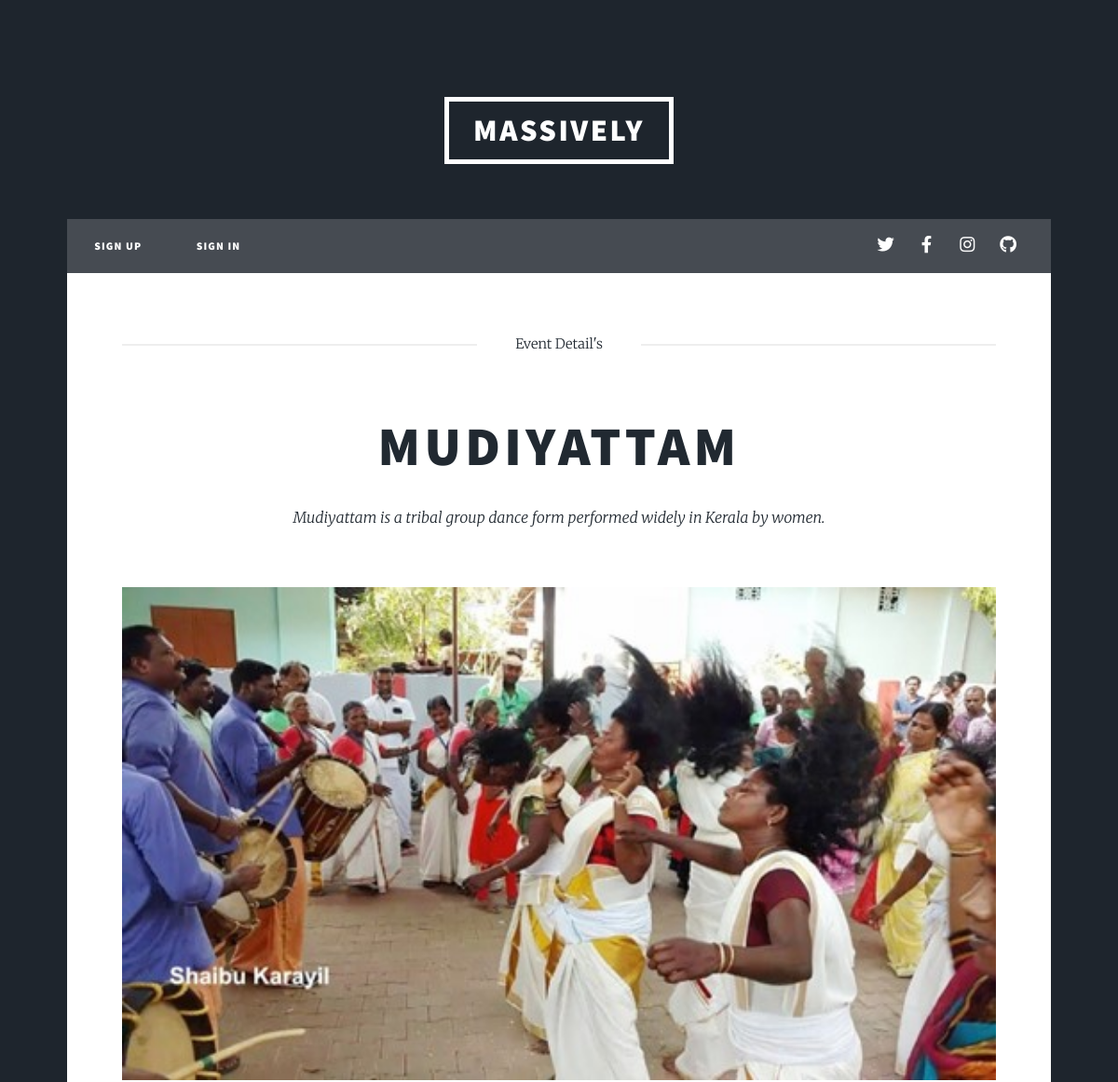
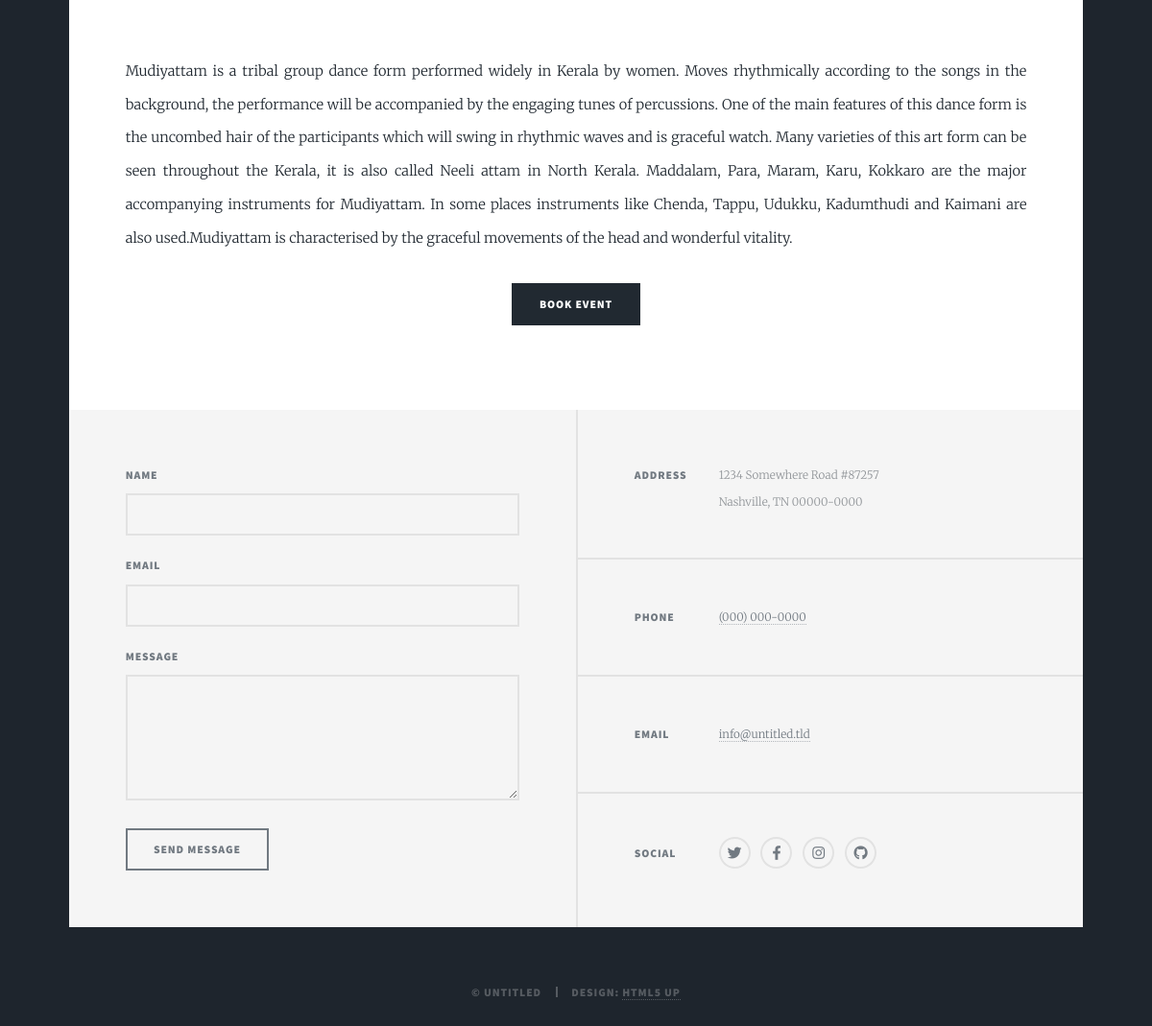
The app's page /Event_details/18/ with its own data (2 pictures, top to bottom).
### events/models.py (models this page shows, shortened)
class event(models.Model):
	CATEGORY = (
			('dance', 'Dance'),
			('music', 'Music'),('arts','Arts'),('crafts','Crafts'),('learn','Learn'),
			)
	Event_Title = models.CharField(max_length=200,unique=True, null=True)
	Event_Banner=models.ImageField()
	short_desc = models.TextField(null=True)
	description = models.TextField(null=True)
	Phone_NO = models.IntegerField(null=True,)
	category = models.CharField(max_length=200, null=True, choices=CATEGORY)
	date_created = models.DateTimeField(auto_now_add=True, null=True)
	customer = models.ForeignKey(Customer, null=True, on_delete= models.SET_NULL)
	count=models.IntegerField(null=True,)
	count2=models.IntegerField(null=True,)
	cancel_event=models.BooleanField(null=True, default=False)

### events/views.py (the view)
# urls.py: path('Event_details/<str:pk>/', views.Event_details, name='Event_details'),
def Event_details(request,pk):
	all_event=event.objects.all()
	all_register=register.objects.all()
	events = event.objects.get(id=pk)
	count=0
	context={'event':events,'count':count,}
	return render(request, 'Archathon/Event_details.html', context)

### events/templates/Archathon/Event_details.html (shortened to what this page needs)
{% load static %}
<!DOCTYPE HTML>
<html>
	<head>
		<link rel="stylesheet" href="{% static 'assets/css/main.css' %}" />
	</head>
	<body class="is-preload">
			<div id="wrapper">
					<header id="header">
						<a href="index.html" class="logo">Massively</a>
					</header>
				<nav id="nav">
					<ul class="links">
						{% if request.user.is_authenticated %}
						<li ><a href="{% url 'user-page' %}">Hello, {{request.user}}</a></li>
						<li><a href="{% url 'user-page' %}">Profile</a></li>
						<li><a href="{% url 'account' %}">Settings</a></li>
						<li><a href="{% url 'logout' %}">Logout</a></li>
						{% else %}
						<li><a href="{% url 'register' %}">Sign Up</a></li>
						<li><a href="{% url 'login' %}">Sign In</a></li>
						{% endif %}
					</ul>
					<ul class="icons">
						<li><a href="#" class="icon brands fa-twitter"><span class="label">Twitter</span></a></li>
						<li><a href="#" class="icon brands fa-facebook-f"><span class="label">Facebook</span></a></li>
						<li><a href="#" class="icon brands fa-instagram"><span class="label">Instagram</span></a></li>
						<li><a href="#" class="icon brands fa-github"><span class="label">GitHub</span></a></li>
					</ul>
				</nav>
					<div id="main">
							<section class="post">
								<header class="major">
									<span class="date">Event Detail's</span>
									{% if event.cancel_event == True %}
									<h1 class="fw-light">Event: {{event.Event_Title}}, has been canceled by the owner.</h1>
									{% elif over == True %}
									<h1 class="fw-light">Event: {{event.Event_Title}}, is over by now.</h1>
									{% else %}
									<h1>{{ event.Event_Title }}</h1>
									<p>{{event.short_desc}}</p>
								</header>
								<div class="image main"><img src="{{ event.Event_Banner.url}}" alt="" /></div>
								<p>{{event.description }}</p>
								<ul class="actions special">
									<li><a href="{% url 'RegisterEvent' event.id %}" class="button primary">Book Event</a></li>
								</ul>
								{% endif %}
							</section>
					</div>
					<footer id="footer">
						<section>
							<form method="post" action="#">
								<div class="fields">
									<div class="field">
										<label for="name">Name</label>
										<input type="text" name="name" id="name" />
									</div>
									<div class="field">
										<label for="email">Email</label>
										<input type="text" name="email" id="email" />
									</div>
									<div class="field">
										<label for="message">Message</label>
										<textarea name="message" id="message" rows="3"></textarea>
									</div>
								</div>
								<ul class="actions">
									<li><input type="submit" value="Send Message" /></li>
								</ul>
							</form>
						</section>
						<section class="split contact">
							<section class="alt">
								<h3>Address</h3>
								<p>1234 Somewhere Road #87257<br />
								Nashville, TN 00000-0000</p>
							</section>
							<section>
								<h3>Phone</h3>
								<p><a href="#">(000) 000-0000</a></p>
							</section>
							<section>
								<h3>Email</h3>
								<p><a href="#">info@untitled.tld</a></p>
							</section>
							<section>
								<h3>Social</h3>
								<ul class="icons alt">
									<li><a href="#" class="icon brands alt fa-twitter"><span class="label">Twitter</span></a></li>
									<li><a href="#" class="icon brands alt fa-facebook-f"><span class="label">Facebook</span></a></li>
									<li><a href="#" class="icon brands alt fa-instagram"><span class="label">Instagram</span></a></li>
									<li><a href="#" class="icon brands alt fa-github"><span class="label">GitHub</span></a></li>
								</ul>
							</section>
						</section>
					</footer>
					<div id="copyright">
						<ul><li>&copy; Untitled</li><li>Design: <a href="https://html5up.net">HTML5 UP</a></li></ul>
					</div>
			</div>
	</body>
</html>

### records on screen
event: Event_Title "MUDIYATTAM", short_desc "Mudiyattam is a tribal group dance form performed widely in Kerala by women.", Event_Banner (picture), description "Mudiyattam is a tribal group dance form performed widely in Kerala by women. Moves rhythmically according to the songs in the background, the performance will be accompanied by the engaging tunes of percussions. One of the main features of this dance form is the uncombed hair of the participants which will swing in rhythmic waves and is graceful watch. Many varieties of this art form can be seen throughout the Kerala, it is also called Neeli attam in North Kerala. Maddalam, Para, Maram, Karu, Kokkaro are the major accompanying instruments for Mudiyattam. In some places instruments like Chenda, Tappu, Udukku, Kadumthudi and Kaimani are also used.Mudiyattam is characterised by the graceful…"
